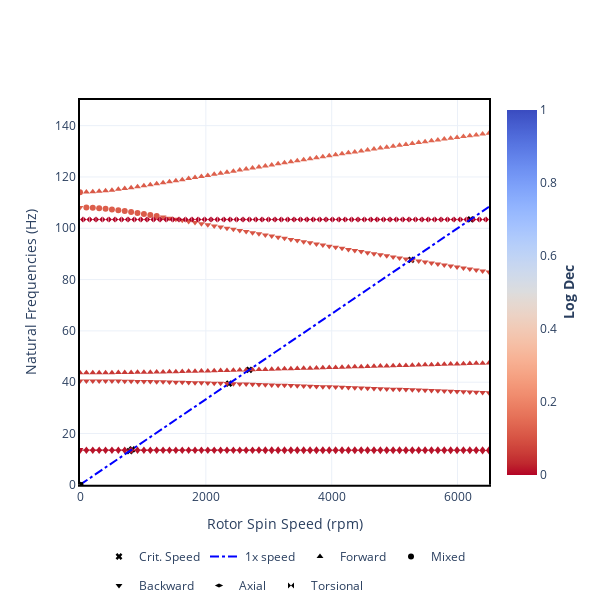

Write notebook code for a chart like this one.
### Code cell
fig = campbell.plot(frequency_units="RPM", width=600, height=600)
for i in fig.data:
    try:
        i["y"] = i["y"] / 60
    except:
        pass
fig.update_yaxes(title="Natural Frequencies (Hz)", range=[0, 150])
fig.update_xaxes(title="Rotor Spin Speed (rpm)", range=[0, 6500])
